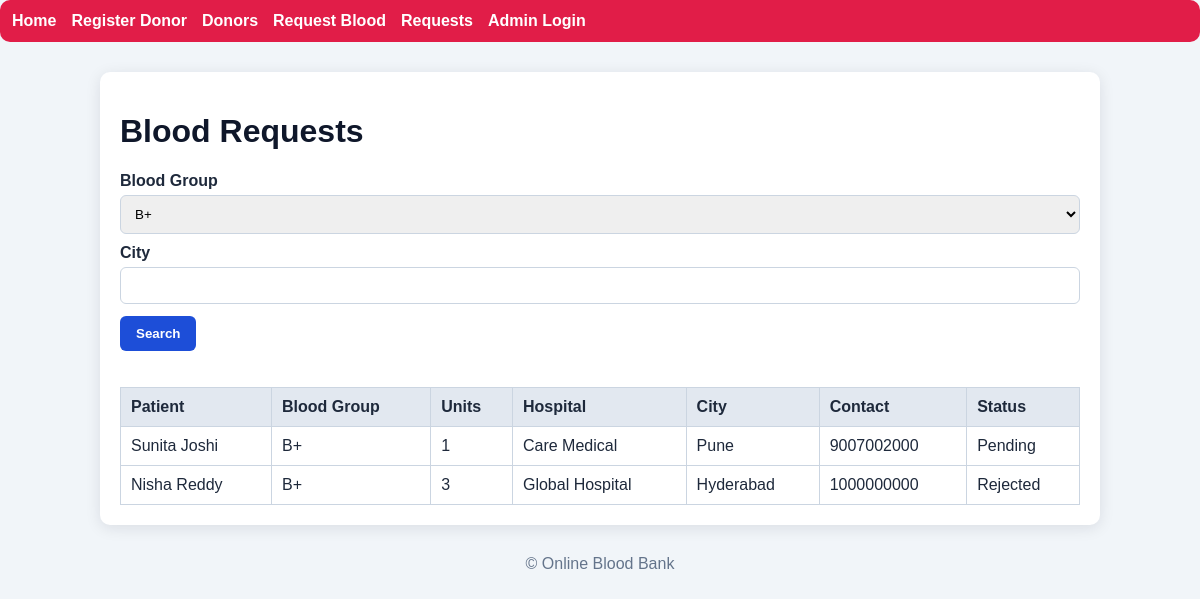
Page /request_list.php?blood_group=B+ on the committed database.
### tables this page shows
CREATE TABLE IF NOT EXISTS requests (
  id INT AUTO_INCREMENT PRIMARY KEY,
  patient_name VARCHAR(100) NOT NULL,
  blood_group VARCHAR(5) NOT NULL,
  units TINYINT NOT NULL,
  hospital VARCHAR(150) NOT NULL,
  city VARCHAR(100) NOT NULL,
  contact VARCHAR(50) NOT NULL,
  status ENUM('Pending','Fulfilled','Rejected') NOT NULL DEFAULT 'Pending',
  created_at TIMESTAMP DEFAULT CURRENT_TIMESTAMP
);

### request_list.php (the view, shortened to what this page needs)
<?php
require_once 'db.php';
$blood_group = $_GET['blood_group'] ?? '';
$city = trim($_GET['city'] ?? '');
$where = [];
$params = [];
if ($blood_group) { $where[] = 'blood_group = ?'; $params[] = $blood_group; }
$whereSql = $where ? 'WHERE ' . implode(' AND ', $where) : '';
$stmt = $pdo->prepare("SELECT * FROM requests $whereSql ORDER BY created_at DESC");
$stmt->execute($params);
$requests = $stmt->fetchAll();
?>
<!DOCTYPE html>
<html lang="en"><head><meta charset="UTF-8"><meta name="viewport" content="width=device-width, initial-scale=1.0"><title>Request List</title><link rel="stylesheet" href="style.css"></head><body>
<nav><a href="index.php">Home</a><a href="donor_register.php">Register Donor</a><a href="donor_list.php">Donors</a><a href="request_blood.php">Request Blood</a><a href="request_list.php">Requests</a><a href="admin_login.php">Admin Login</a></nav>
<div class="container">
    <h1>Blood Requests</h1>
    <form method="get" style="margin-bottom:20px;">
        <label>Blood Group</label><select name="blood_group"><option value="B+" <?= $blood_group=='B+' ? 'selected':'' ?>>B+</option></select>
        <label>City</label><input type="text" name="city" value="<?= htmlspecialchars($city) ?>">
        <button type="submit">Search</button>
    </form>
    <div class="table-wrap"><table><thead><tr><th>Patient</th><th>Blood Group</th><th>Units</th><th>Hospital</th><th>City</th><th>Contact</th><th>Status</th></tr></thead><tbody>
    <?php if (count($requests) === 0): ?>
        <tr><td colspan="7">No request records found.</td></tr>
    <?php else: ?>
        <?php foreach ($requests as $req): ?>
            <tr>
                <td><?= htmlspecialchars($req['patient_name']) ?></td>
                <td><?= htmlspecialchars($req['blood_group']) ?></td>
                <td><?= htmlspecialchars($req['units']) ?></td>
                <td><?= htmlspecialchars($req['hospital']) ?></td>
                <td><?= htmlspecialchars($req['city']) ?></td>
                <td><?= htmlspecialchars($req['contact']) ?></td>
                <td><?= htmlspecialchars($req['status']) ?></td>
            </tr>
        <?php endforeach; ?>
    <?php endif; ?>
    </tbody></table></div>
</div>
<footer>© Online Blood Bank</footer>
</body></html>

### style.css (style rules this page uses)
* { box-sizing: border-box; }
body { margin:0; font-family: Arial, sans-serif; background:#f1f5f9; color:#1e293b; }
.container { max-width:1000px; margin:30px auto; padding:20px; background:white; border-radius:10px; box-shadow:0 3px 15px rgba(15,23,42,.1); }
nav { background:#e11d48; padding:12px; border-radius:10px; margin-bottom:20px; }
nav a { color:white; margin-right:15px; text-decoration:none; font-weight:600; }
h1, h2 { color:#0f172a; }
form label { display:block; margin-top:10px; font-weight:600; }
form input, form select, form textarea { width:100%; padding:10px; border:1px solid #cbd5e1; border-radius:6px; margin-top:5px; }
button { background:#1d4ed8; color:white; border:none; padding:10px 16px; margin-top:12px; border-radius:6px; cursor:pointer; font-weight:600; }
.table-wrap { overflow:auto; }
table { width:100%; border-collapse:collapse; margin-top:16px; }
th, td { border:1px solid #cbd5e1; padding:10px; text-align:left; }
th { background:#e2e8f0; }
footer { text-align:center; margin-top:24px; color:#64748b; }

### rows in the picture
requests: patient_name "Sunita Joshi", blood_group "B+", units "1", hospital "Care Medical", city "Pune", contact "9007002000", status "Pending"
requests: patient_name "Nisha Reddy", blood_group "B+", units "3", hospital "Global Hospital", city "Hyderabad", contact "1000000000", status "Rejected"
